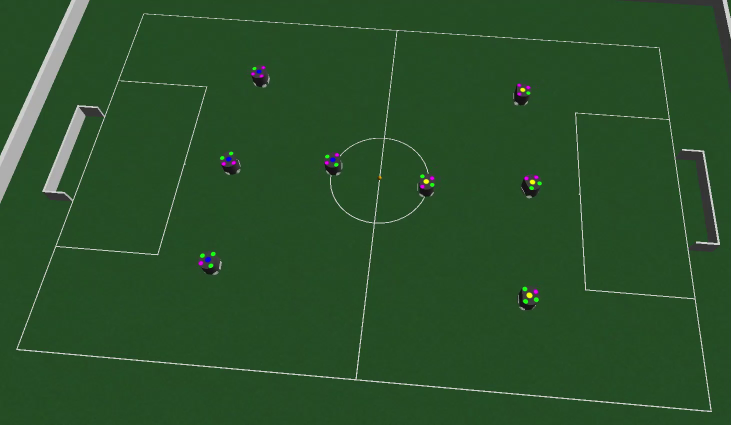
#> input picture frame 47 of ssl1.mp4, 1462 x 850 px (shown at 1/2 size)
$ python ssl.py
#> lines starting #> are read from the running program, lines starting #| are printed output that depends on the picture; after the words box and inside, x2 and y2 are one past the last pixel; in counts of white or black regions, pixels touching at a corner belong together
import cv2
import numpy as np
import matplotlib.pyplot as plt
from img_util import draw_points

cap = cv2.VideoCapture('ssl1.mp4')

WIDTH = 900
HEIGHT = 600

# P1----P2
# ||    ||
# P4----P3

# P = (x,y)

#       P1       P2        P3       P4

pts1 = [[290,27],[1317,91],[1428,828],[34,699]]
pts2 = [[0,0],[WIDTH,0],[WIDTH,HEIGHT],[0,HEIGHT]]
radii = 15
font = cv2.FONT_HERSHEY_SIMPLEX

class Robot:
    def __init__(self, center, team):
        self.team = team
        self.center = center
        self.points = []
        self.points_color = []
        self.id = -1
    def find_points(self,centers_green, centers_purple):
        for x,y in centers_green:
            d = np.sqrt((x-self.center[0])**2 + (y-self.center[1])**2)
            if d<radii:
                self.points.append((x,y))
                self.points_color.append('G')
        for x,y in centers_purple:
            d = np.sqrt((x-self.center[0])**2 + (y-self.center[1])**2)
            if d<radii:
                self.points.append((x,y))
                self.points_color.append('P')
    def sort_points(self):
        angles = [np.arctan2(-(y-self.center[1]), (x-self.center[0])) for x,y in self.points]
        self.points = [x for _,x in sorted(zip(angles, self.points))]
        self.points_color = [x for _,x in sorted(zip(angles, self.points_color))]

        d0 = euclidean_distance(self.points[0], self.points[1])
        d1 = euclidean_distance(self.points[1], self.points[2])
        d2 = euclidean_distance(self.points[2], self.points[3])
        d3 = euclidean_distance(self.points[3], self.points[0])
        if d1>d0 and d1>d2 and d1>d3:
            self.points = [self.points[1], self.points[2], self.points[3], self.points[0]]
            self.points_color = [self.points_color[1], self.points_color[2], self.points_color[3], self.points_color[0]]
        elif d2>d0 and d2>d1 and d2>d3:
            self.points = [self.points[2], self.points[3], self.points[0], self.points[1]]
            self.points_color = [self.points_color[2], self.points_color[3], self.points_color[0], self.points_color[1]]
        elif d3>d0 and d3>d1 and d3>d2:
            self.points = [self.points[3], self.points[0], self.points[1], self.points[2]]
            self.points_color = [self.points_color[3], self.points_color[0], self.points_color[1], self.points_color[2]]
    def get_id(self):
        if self.points_color == ['P','P','G','P']:
            self.id = 0
        elif self.points_color == ['P','G','G','P']:
            self.id = 1
        elif self.points_color == ['G','G','G','P']:
            self.id = 2
        elif self.points_color == ['G','P','G','P']:
            self.id = 3
        else:
            self.id = -1


def euclidean_distance(p1,p2):
    return np.sqrt((p1[0]-p2[0])**2+(p1[1]-p2[1])**2)

def mask_color(lower, upper, img):
    hsv = cv2.cvtColor(img, cv2.COLOR_BGR2HSV)
    mask = cv2.inRange(hsv, lower, upper)
    # para eliminar segmentos pequenos en la mascara por el ruido
    mask = cv2.erode(mask, None, iterations=1) # erosionar
    mask = cv2.dilate(mask, None, iterations=1) # dilatar
    return mask

def center_contours(mask):
    # calculo de centroides para la mascara
    contours, _ = cv2.findContours(mask.copy(), cv2.RETR_EXTERNAL, cv2.CHAIN_APPROX_SIMPLE)
    # centro del enclosing circle de cada contorno
    centers = [cv2.minEnclosingCircle(c)[0] for c in contours]
    return centers

# [9 lines left out: function plot_centers, not called in this run]
    # cv2.imshow('ssl',img)


while(cap.isOpened()):
    ret, frame = cap.read()
#> frame is the input picture: shape (850, 1462, 3); mean B, G, R 41, 79.2, 41.1
    if not ret:
        break
    # transformacion proyectiva para ver de frente los frames del video en una imagen de 700x1050
    M = cv2.getPerspectiveTransform(np.float32(pts1),np.float32(pts2)) # matriz de transformacion
    new_size = (WIDTH,HEIGHT)
    new_frame = cv2.warpPerspective(frame, M, dsize=new_size)
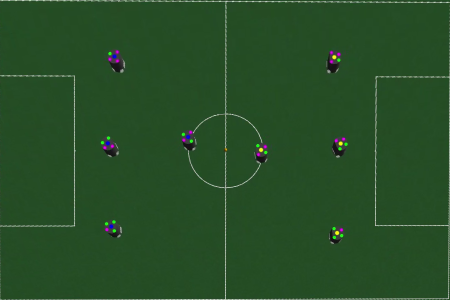
#> new_frame: shape (600, 900, 3) (shown at 1/2 size); mean B, G, R 38.9, 77.9, 39
    # cv2.imshow('ssl',new_frame)

    # mascara color azul
    lower = (100, 150, 150)
    upper = (130, 255, 255)
    mask_blue = mask_color(lower, upper, new_frame)
#> in mask_color, `mask = cv2.inRange(hsv, lower, upper)`:
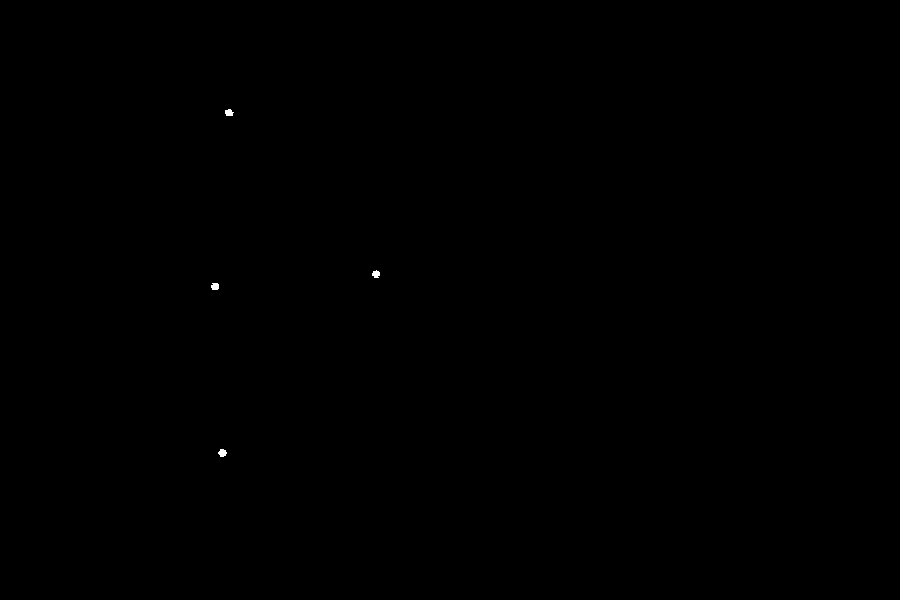
#> mask: shape (600, 900); 0.04% white; 4 white regions, box (x1, y1, x2, y2) and area: (218, 449, 227, 457) 52, (211, 283, 219, 290) 49, (225, 109, 234, 116) 48, (372, 270, 380, 278) 47
    cv2.imshow('blue mask',mask_blue)

    # mascara color amarillo
    lower = (28, 150, 150)
    upper = (43, 255, 255)
    mask_yellow = mask_color(lower, upper, new_frame)
    # cv2.imshow('yellow mask',mask_yellow)

    # mascara color verde
    lower = (48, 150, 150)
    upper = (68, 255, 255)
    mask_green = mask_color(lower, upper, new_frame)
#> call 3 of mask_color, with lower = (48, 150, 150), upper = (68, 255, 255)
#> in mask_color (call 3), `mask = cv2.inRange(hsv, lower, upper)`:
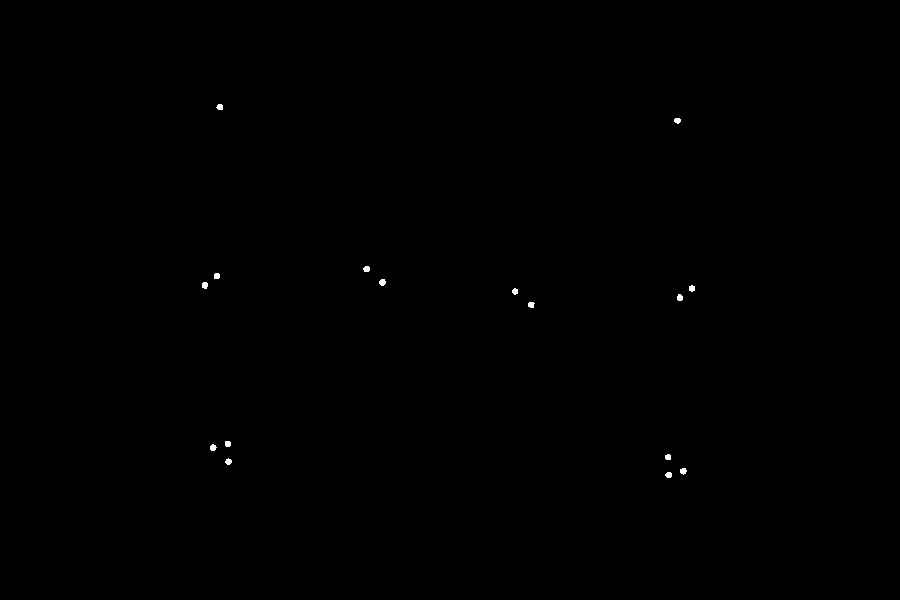
#> mask: shape (600, 900); 0.1% white; 16 white regions, largest, box (x1, y1, x2, y2) and area: (379, 279, 386, 286) 38, (202, 282, 208, 289) 36, (210, 444, 217, 451) 36
#> in mask_color (call 3), `mask = cv2.erode(mask, None, iterations=1)`:
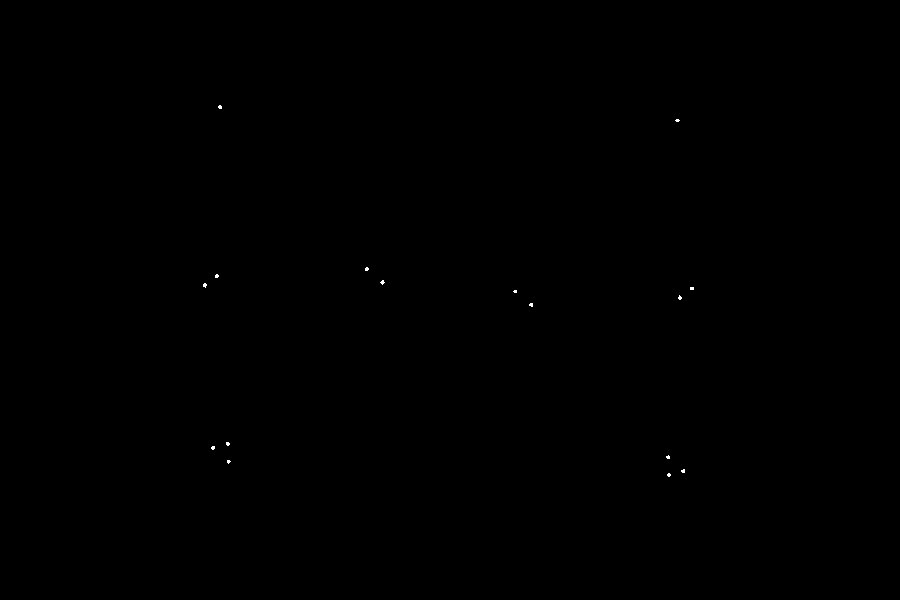
#> mask: shape (600, 900); 0.04% white in thin lines or dots, all inside (x1, y1, x2, y2) = (203, 105, 694, 477)
    # cv2.imshow('green mask',mask_green)

    # mascara color magenta
    lower = (140, 150, 150)
    upper = (160, 255, 255)
    mask_purple = mask_color(lower, upper, new_frame)
#> call 4 of mask_color, with lower = (140, 150, 150), upper = (160, 255, 255)
#> in mask_color (call 4), `mask = cv2.inRange(hsv, lower, upper)`:
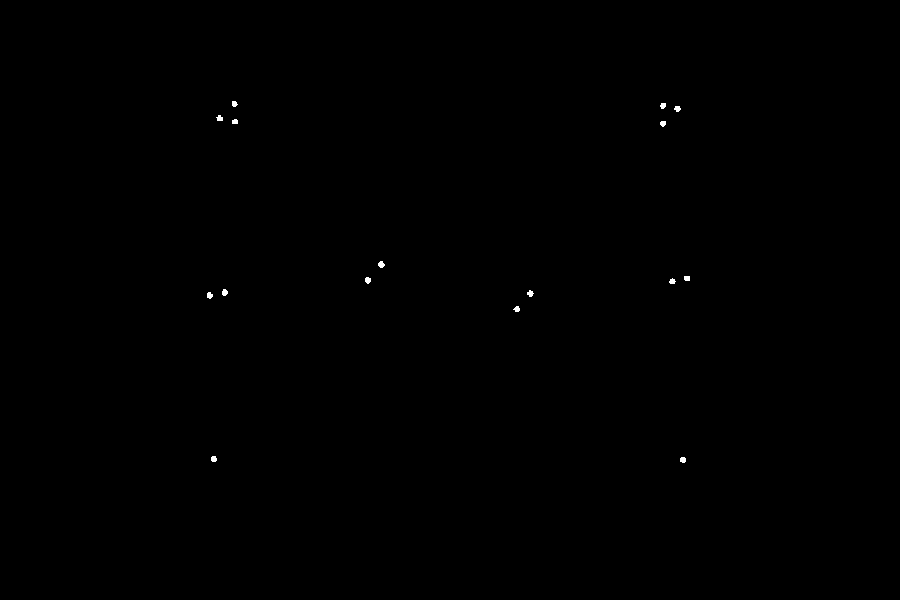
#> mask: shape (600, 900); 0.09% white; 16 white regions, largest, box (x1, y1, x2, y2) and area: (378, 261, 385, 268) 35, (365, 277, 371, 284) 33, (222, 289, 228, 296) 33
    # cv2.imshow('purple mask',mask_purple)


    # centros de para contorno de las mascaras
    centers_blue = center_contours(mask_blue)
#> in center_contours, `contours, _ = cv2.findContours(mask.copy(), cv2.RETR_EXTERNAL, cv2.CHA..`: contours = 4 contours; box (x1, y1, x2, y2) and area: (219, 449, 226, 457) 36, (211, 283, 219, 290) 36, (225, 109, 233, 116) 35, (372, 271, 380, 278) 33
#> in center_contours, `centers = [cv2.minEnclosingCircle(c)[0] for c in contours]`: centers = [(221.9, 452.5), (214.7, 286.2), (375.5, 273.5), (228.5, 112.5)]
#> centers_blue has the same summary as centers in center_contours
    centers_yellow = center_contours(mask_yellow)
#> in center_contours (call 2), `contours, _ = cv2.findContours(mask.copy(), cv2.RETR_EXTERNAL, cv2.CHA..`: contours = 4 contours; box (x1, y1, x2, y2) and area: (518, 296, 526, 304) 40, (678, 283, 685, 291) 39, (671, 462, 678, 470) 38, (665, 111, 672, 118) 34
#> centers_yellow = [(674, 465.5), (521.8, 299.4), (681, 286.5), (668.2, 113.8)]
    centers_green = center_contours(mask_green)
#> in center_contours (call 3), `contours, _ = cv2.findContours(mask.copy(), cv2.RETR_EXTERNAL, cv2.CHA..`: contours = 16 contours, 1 with area under 20; largest, box (x1, y1, x2, y2) and area: (379, 279, 386, 286) 28, (202, 282, 208, 289) 26, (677, 294, 683, 301) 26, (210, 445, 216, 451) 24, (225, 441, 231, 447) 24
#> centers_green = [(668.5, 474.5), (682.9, 470.5), (228.2, 461.2), (667.6, 456.9), (212.7, 447.3), (227.3, 443.3), (530.9, 304.5), (679.5, 297), (514.8, 291), (691.5, 288), (204.5, 285), (382.2, 281.8), (216.3, 275.7), (366.3, 268.7), (677, 120), (219.7, 106.7)]
    centers_purple = center_contours(mask_purple)
#> in center_contours (call 4), `contours, _ = cv2.findContours(mask.copy(), cv2.RETR_EXTERNAL, cv2.CHA..`: contours = 16 contours, 9 with area under 20; largest, box (x1, y1, x2, y2) and area: (222, 289, 228, 296) 24, (378, 261, 384, 268) 24, (680, 457, 686, 463) 22, (211, 456, 217, 462) 22, (365, 277, 371, 283) 22, (207, 292, 213, 298) 20, (217, 115, 223, 121) 20
#> centers_purple = [(682.5, 459.5), (213.5, 458.5), (516.5, 308.5), (209.2, 294.8), (529.8, 293.2), (224, 292), (672, 281), (367.5, 279.5), (686.5, 278), (381, 264), (662.5, 122.5), (234.5, 121.5), (219.5, 117.9), (677, 108.2), (663, 105.5), (233.5, 103.5)]
    #plot_centers(centers_blue, centers_yellow, centers_green, centers_purple, new_frame)

    # para cada equipo:
    # 1. encontrar puntos verdes y magentas que esten a menos de radii pix de distancia del centro.
    # Esto definira a los contornos que hacer parte de 1 robot
    # 2. Ordenar points de cada robot de acuerdo a angulo respecto al centro y ordenar los puntos
    # en sentido antihorario de acuerdo a la distancia euclidiana entre puntos
    # 3. Obtener id de acuerdo a los codigos de colores dados
    blue_robots = [Robot(center,'B') for center in centers_blue]
#> blue_robots = 4 items
    yellow_robots = [Robot(center,'Y') for center in centers_yellow]
#> yellow_robots = 4 items
    for blue_robot in blue_robots:
        blue_robot.find_points(centers_green, centers_purple)
        blue_robot.sort_points()
        blue_robot.get_id()
        center = (int(blue_robot.center[0]), int(blue_robot.center[1]))
        cv2.putText(new_frame, str(blue_robot.id), center, font, 1, (0, 255, 0), 1, cv2.LINE_AA)
#> this loop made 4 passes
#> (angles in sort_points, d0 in sort_points, d1 in sort_points, d2 in sort_points, d3 in sort_points, center) on passes 1, 4: ([-0.945, 2.62, 1.04, -2.52], 14.91, 17.91, 15.1, 11.25, (221, 452)), ([2.56, -0.983, -2.6, 1.06], 15.43, 18.03, 14.15, 11.18, (228, 112))
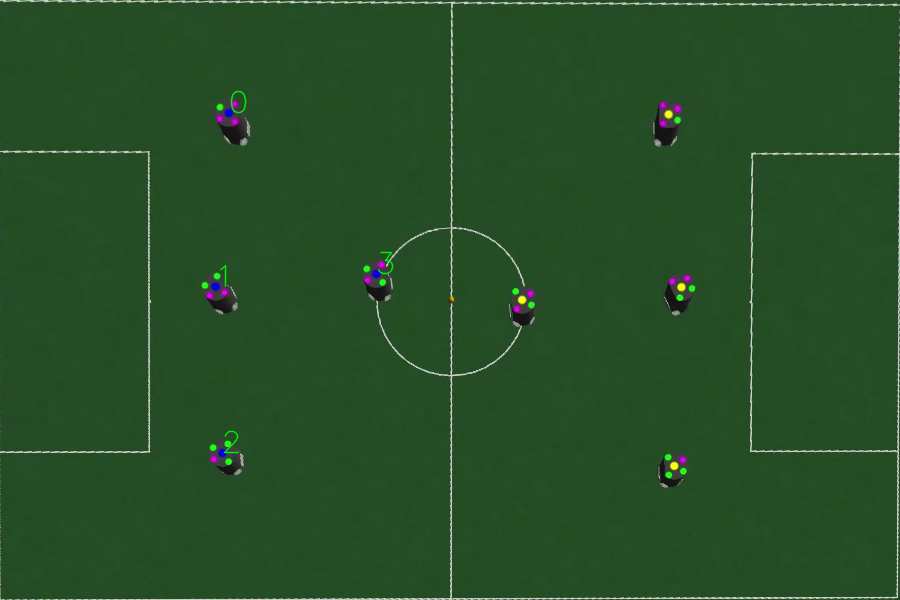
#> new_frame: shape (600, 900, 3); 0.1% of pixels changed, all inside (x1, y1, x2, y2) = (220, 90, 394, 454)
    for yellow_robot in yellow_robots:
        yellow_robot.find_points(centers_green, centers_purple)
        yellow_robot.sort_points()
        yellow_robot.get_id()
        center = (int(yellow_robot.center[0]), int(yellow_robot.center[1]))
        cv2.putText(new_frame, str(yellow_robot.id), center, font, 1, (0, 255, 0), 1, cv2.LINE_AA)
#> this loop made 4 passes
#> (angles in sort_points, d0 in sort_points, d1 in sort_points, d2 in sort_points, d3 in sort_points, center) on passes 1 to 2: ([-2.12, -0.512, 2.21, 0.615], 14.95, 11.01, 15.13, 17.64, (674, 465)), ([-0.51, 2.26, -2.1, 0.657], 14.95, 11.38, 15.19, 17.58, (521, 299))
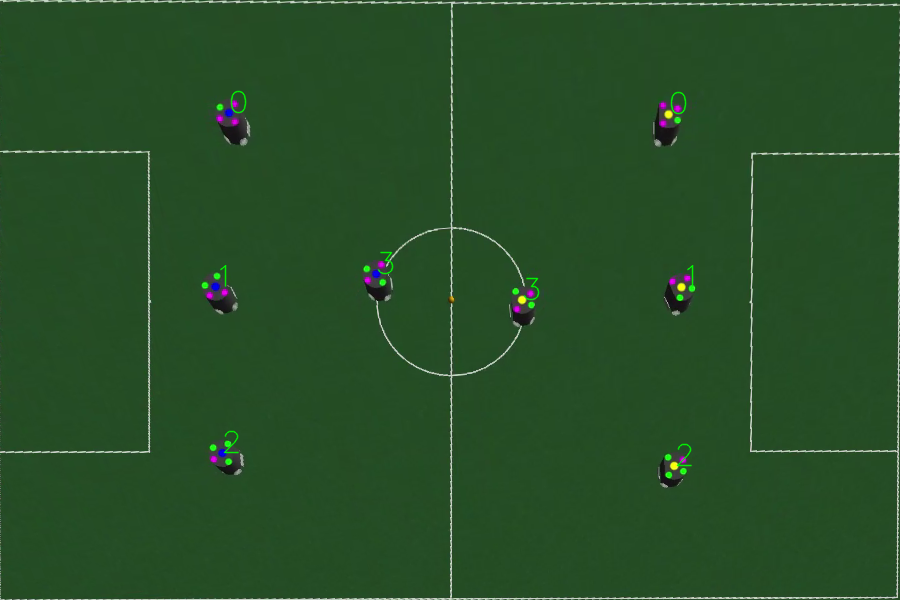
#> new_frame: shape (600, 900, 3); 0.1% of pixels changed, all inside (x1, y1, x2, y2) = (523, 91, 694, 467)


    cv2.imshow('ssl',new_frame)
    if cv2.waitKey(20) & 0xFF == ord('q'):
#> (key q is pressed here)
        break

cap.release()
cv2.destroyAllWindows()

$ run again, starting later in the video
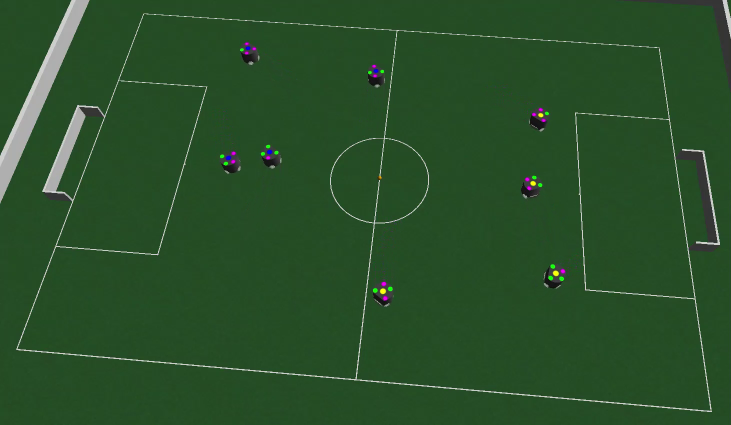
#> input picture frame 214 of ssl1.mp4, 1462 x 850 px (shown at 1/2 size)
#> frame is the input picture: shape (850, 1462, 3); mean B, G, R 41.1, 79.2, 41.2
#> hsv: shape (600, 900, 3); mean H, S, V 60.4, 131.8, 78.2
#> contours = 4 contours; box (x1, y1, x2, y2) and area: (421, 91, 428, 100) 38, (272, 265, 280, 272) 38, (211, 281, 218, 288) 34, (197, 61, 204, 68) 34
#> centers = [(214.4, 284), (275.7, 267.8), (424.1, 94.8), (200, 64.42)]
#> centers_blue has the same summary as centers in center_contours
#> contours = 4 contours; box (x1, y1, x2, y2) and area: (470, 474, 478, 482) 42, (707, 427, 715, 435) 40, (678, 285, 686, 293) 39, (693, 159, 700, 166) 34
#> centers_yellow = [(473.5, 477.2), (710.8, 430.2), (681.8, 288.8), (696.4, 162.1)]
#> contours = 16 contours; largest, box (x1, y1, x2, y2) and area: (187, 65, 194, 72) 28, (432, 92, 438, 99) 28, (460, 474, 466, 481) 26, (690, 288, 696, 295) 26, (704, 155, 710, 162) 26
#> centers_green = [(462.5, 477), (483.2, 473.2), (718.5, 437.5), (703.7, 437.7), (706.8, 420.2), (212.3, 294.3), (692.5, 291), (203.5, 282.1), (683.9, 278.5), (266, 272), (286.5, 268), (271.5, 258.1), (706.4, 158), (414, 99), (434.5, 95), (189.8, 68.17)]
#> contours = 16 contours, 10 with area under 20; largest, box (x1, y1, x2, y2) and area: (471, 464, 477, 470) 22, (694, 149, 700, 155) 22, (475, 484, 481, 490) 22, (683, 159, 689, 165) 22, (218, 273, 224, 279) 21, (718, 423, 724, 429) 20
#> centers_purple = [(477.5, 486.9), (473.7, 466.3), (720.5, 425.9), (675.8, 298), (223, 290), (673, 283), (275.5, 278.5), (220.2, 275.2), (700, 172), (685.6, 161.9), (696.1, 151.6), (423.5, 105.5), (420, 85.2), (199.5, 74.5), (211, 64), (195, 54)]
#> blue_robots = 4 items
#> the loop `for blue_robot in blue_robots:` made 4 passes
#> (angles in sort_points, d0 in sort_points, d1 in sort_points, d2 in sort_points, d3 in sort_points) on passes 1 to 3: ([-1.78, 2.97, -0.61, 0.994], 11.54, 15.1, 18.05, 15.01), ([-2.74, -0.0176, 1.98, -1.59], 11.51, 15.21, 17.97, 14.95), ([-2.75, -0.0189, -1.62, 1.97], 11.51, 15.21, 17.5, 15.05)
#> after the loop `for blue_robot in blue_robots:`:
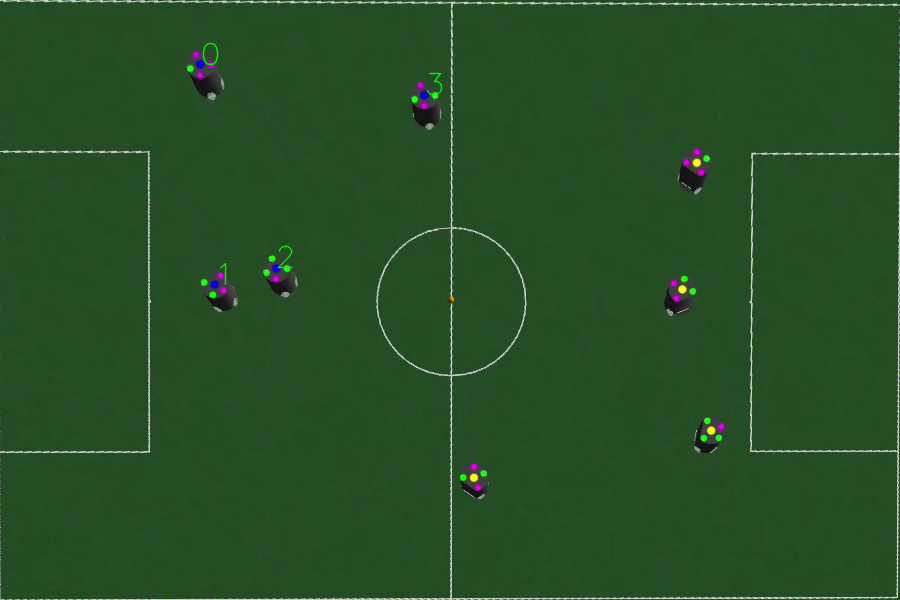
#> new_frame: shape (600, 900, 3); mean B, G, R 39.1, 77.9, 39.1
#> the loop `for yellow_robot in yellow_robots:` made 4 passes
#> (angles in sort_points, d0 in sort_points, d1 in sort_points, d2 in sort_points, d3 in sort_points, center) on passes 1 to 2: ([3.12, 0.394, -1.18, 1.55], 14.86, 11.69, 15.52, 17.97, (473, 477)), ([-0.752, -2.33, 1.94, 0.42], 14.78, 11.77, 14.82, 17.83, (710, 430))
#> after the loop `for yellow_robot in yellow_robots:`:
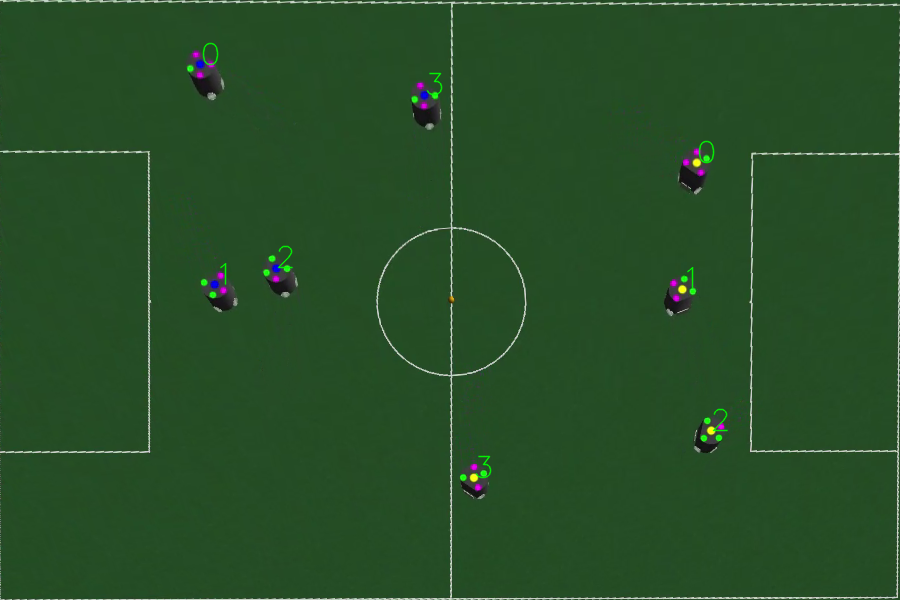
#> new_frame: shape (600, 900, 3); 0.1% of pixels changed, all inside (x1, y1, x2, y2) = (475, 140, 729, 479)
